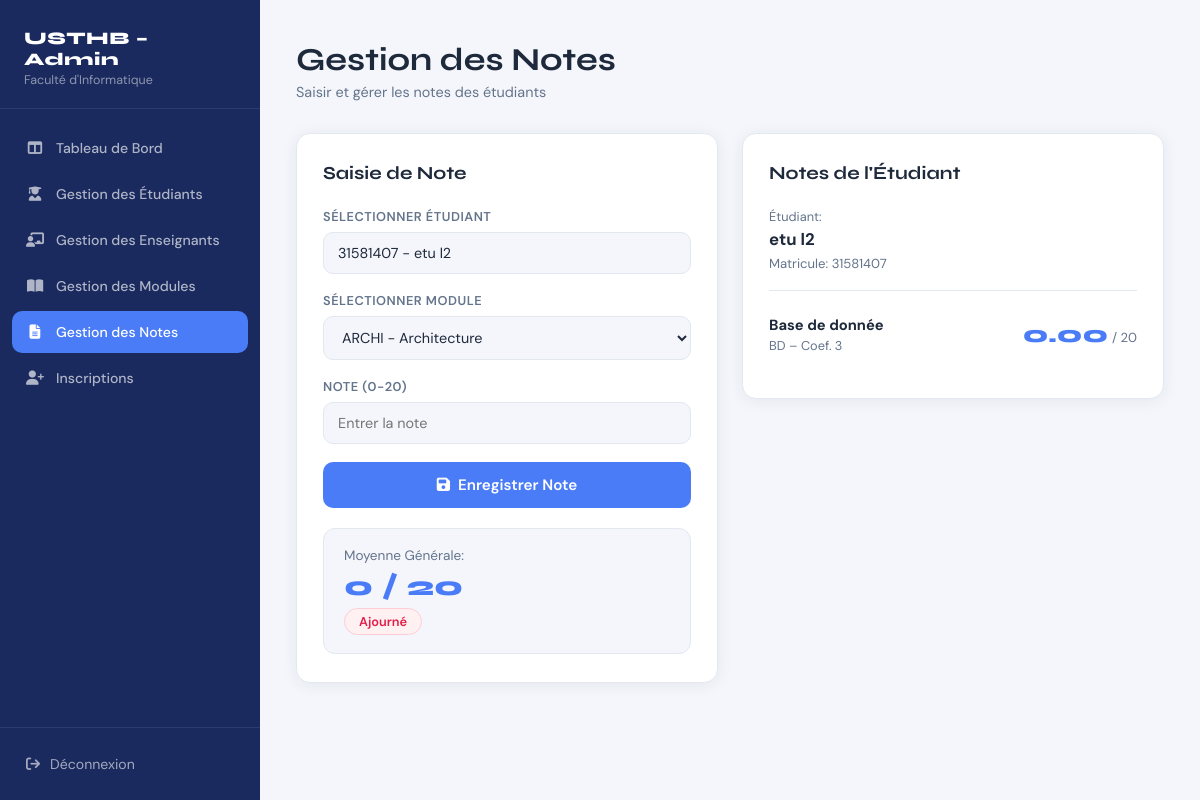
The app's page /Notes.php?student_id=18 with its own data.
### tables this page shows
CREATE TABLE `students` (
  `id` int(11) NOT NULL,
  `matricule` int(11) DEFAULT NULL,
  `surname` varchar(255) NOT NULL,
  `family_name` varchar(255) NOT NULL,
  `email` varchar(255) NOT NULL,
  `lvl` int(11) DEFAULT NULL,
  `birth_date` date DEFAULT NULL,
  `user_id` int(11) DEFAULT NULL
);

CREATE TABLE `grades` (
  `id` int(11) NOT NULL,
  `student_id` int(11) NOT NULL,
  `module_id` int(11) NOT NULL,
  `grade` float NOT NULL CHECK (`grade` >= 0 and `grade` <= 20)
);

CREATE TABLE `modules` (
  `id` int(11) NOT NULL,
  `code` varchar(255) NOT NULL,
  `name` varchar(255) NOT NULL,
  `coefficient` int(11) NOT NULL DEFAULT 1,
  `teacher_id` int(11) DEFAULT NULL,
  `lvl` int(11) NOT NULL DEFAULT 1
);

### Notes.php (the view, shortened to what this page needs)
<?php
    $db_server = "localhost";
    $db_user   = "root";
    $db_pass   = "";
    $db_name   = "Usthb_app";
    $conn = mysqli_connect($db_server, $db_user, $db_pass, $db_name);
    $selectedStudent = null;
    $studentGrades   = [];
    $modules         = [];
    $moyenne         = null;
    $statut          = null;
    $selectedId = isset($_GET['student_id']) ? intval($_GET['student_id']) : null;
    if($selectedId){
        $r = mysqli_query($conn, "SELECT id, matricule, family_name, surname, lvl FROM Students WHERE id=$selectedId");
        $selectedStudent = mysqli_fetch_assoc($r);
        $studentLvl = $selectedStudent['lvl'];
        $queryModules = "SELECT id, code, `name`, coefficient FROM Modules WHERE lvl=$studentLvl ORDER BY `name` ASC";
        $resultModules = mysqli_query($conn, $queryModules);
        while($m = mysqli_fetch_assoc($resultModules)) $modules[] = $m;
        $queryGrades = "SELECT g.module_id, g.grade, m.code, m.`name`, m.coefficient
                        FROM Grades g JOIN Modules m ON g.module_id = m.id
                        WHERE g.student_id = $selectedId";
        $resultGrades = mysqli_query($conn, $queryGrades);
        while($g = mysqli_fetch_assoc($resultGrades)) $studentGrades[$g['module_id']] = $g;
        $totalWeight = 0; $weightedSum = 0;
        foreach($studentGrades as $g){
            $weightedSum += $g['grade'] * $g['coefficient'];
            $totalWeight += $g['coefficient'];
        }
        if($totalWeight > 0){
            $moyenne = round($weightedSum / $totalWeight, 2);
            $statut  = $moyenne >= 10 ? 'Admis' : 'Ajourné';
        }
    }
?>
<!DOCTYPE html>
<html lang="fr">
<head>
    <link rel="stylesheet" href="https://cdnjs.cloudflare.com/ajax/libs/font-awesome/6.5.0/css/all.min.css">
    <link rel="stylesheet" href="Notes.css">
</head>
<body>
<div class="layout">
    <aside class="sidebar">
        <div class="sidebar-brand">
            <h2>USTHB – Admin</h2>
            <p>Faculté d'Informatique</p>
        </div>
        <nav class="sidebar-nav">
            <a href="dashboard_admin.php" class="nav-item"><i class="fa-solid fa-table-columns"></i> Tableau de Bord</a>
            <a href="GestionEtudiant.php" class="nav-item"><i class="fa-solid fa-user-graduate"></i> Gestion des Étudiants</a>
            <a href="GestionEnseignant.php" class="nav-item"><i class="fa-solid fa-chalkboard-user"></i> Gestion des Enseignants</a>
            <a href="GestionModule.php" class="nav-item"><i class="fa-solid fa-book-open"></i> Gestion des Modules</a>
            <a href="Notes.php" class="nav-item active"><i class="fa-solid fa-file-lines"></i> Gestion des Notes</a>
            <a href="inscriptions.php" class="nav-item"><i class="fa-solid fa-user-plus"></i> Inscriptions</a>
        </nav>
        <div class="sidebar-footer">
            <a href="login.php"><i class="fa-solid fa-arrow-right-from-bracket"></i> Déconnexion</a>
        </div>
    </aside>
    <main class="main">
        <div class="page-header">
            <h1>Gestion des Notes</h1>
            <p>Saisir et gérer les notes des étudiants</p>
        </div>
        <div class="notes-grid">
            <div class="panel">
                <h2 class="panel-title">Saisie de Note</h2>
                <form method="POST" action="Notes.php">
                    <div class="form-group">
                        <label>Sélectionner Étudiant</label>
                        <input type="text" id="studentSearch" placeholder="Rechercher un étudiant..." autocomplete="off">
                    </div>
                    <div class="form-group">
                        <label>Sélectionner Module</label>
                        <select name="module_id">
                            <?php foreach($modules as $m): ?>
                                <option value="<?= $m['id'] ?>"><?= htmlspecialchars($m['code'].' - '.$m['name']) ?></option>
                            <?php endforeach; ?>
                        </select>
                    </div>
                    <div class="form-group">
                        <label>Note (0-20)</label>
                        <input type="number" name="grade" min="0" max="20" step="0.25" placeholder="Entrer la note" required>
                    </div>
                    <button type="submit" class="btn-save-grade">
                        <i class="fa-solid fa-floppy-disk"></i> Enregistrer Note
                    </button>
                </form>
                <?php if($moyenne !== null): ?>
                <div class="moyenne-card">
                    <span class="moyenne-label">Moyenne Générale:</span>
                    <span class="moyenne-value"><?= $moyenne ?> / 20</span>
                    <span class="badge-statut <?= $statut === 'Admis' ? 'badge-admis' : 'badge-recale' ?>"><?= $statut ?></span>
                </div>
                <?php endif; ?>
            </div>
            <div class="panel">
                <h2 class="panel-title">Notes de l'Étudiant</h2>
                <?php if($selectedStudent): ?>
                    <div class="student-card">
                        <span class="student-card-label">Étudiant:</span>
                        <strong><?= htmlspecialchars($selectedStudent['family_name'].' '.$selectedStudent['surname']) ?></strong>
                        <span class="student-card-sub">Matricule: <?= htmlspecialchars($selectedStudent['matricule']) ?></span>
                    </div>
                    <div class="grades-list">
                        <?php if(count($studentGrades) > 0): ?>
                            <?php foreach($studentGrades as $g): ?>
                            <div class="grade-row">
                                <div class="grade-module-info">
                                    <strong><?= htmlspecialchars($g['name']) ?></strong>
                                    <span><?= htmlspecialchars($g['code']) ?> – Coef. <?= $g['coefficient'] ?></span>
                                </div>
                                <div class="grade-value-wrap">
                                    <span class="grade-value"><?= number_format($g['grade'], 2) ?></span>
                                    <span class="grade-max">/ 20</span>
                                </div>
                            </div>
                            <?php endforeach; ?>
                        <?php else: ?>
                            <p class="empty-msg">Aucune note enregistrée pour cet étudiant.</p>
                        <?php endif; ?>
                    </div>
                <?php else: ?>
                    <p class="empty-msg">Sélectionnez un étudiant pour voir ses notes.</p>
                <?php endif; ?>
            </div>
        </div>
    </main>
</div>
</body>
</html>

### records on screen
students: family_name+surname "etu l2", matricule "31581407"
grades: module.name "Base de donnée", module.code "BD", module.coefficient "3", grade "0.00"

### other values on screen
$moyenne "0"
$statut "Ajourné"
form field module_id "ARCHI - Architecture"
